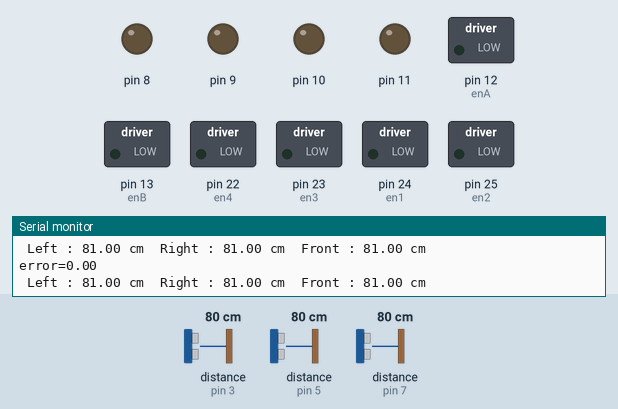
This sketch was run on a simulated Arduino Mega 2560, built with avr-gcc and run on an emulated ATmega2560. Parts: switched loads named in the sketch (green lamp = pin HIGH), output pins drawn as LEDs (lit = HIGH), the last lines printed to the serial monitor. Dashed ring = blinking. The inputs (shaded band) are chosen by the test bench; at power-on: distance to the obstacle (sensors on pin 3, pin 5, pin 7) 80 cm. The echo pulse lasts 58.3 µs per cm.

Above: at 1.2 s.
1.3 s: distance to the obstacle (sensor on pin 3) set to 18 cm
2.8 s: distance to the obstacle (sensor on pin 3) set to 15 cm
At 4.0 s:
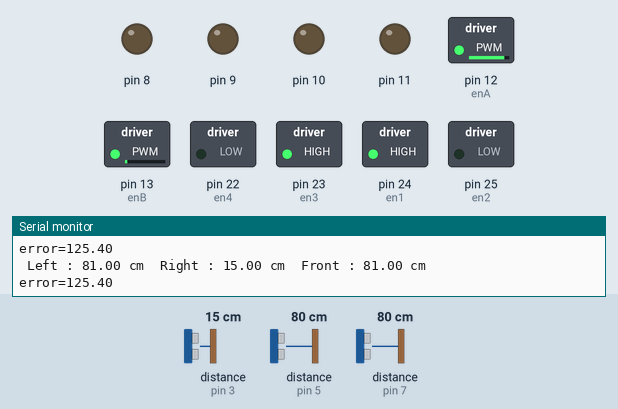
4.3 s: distance to the obstacle (sensor on pin 5) set to 35 cm
At 5.7 s:
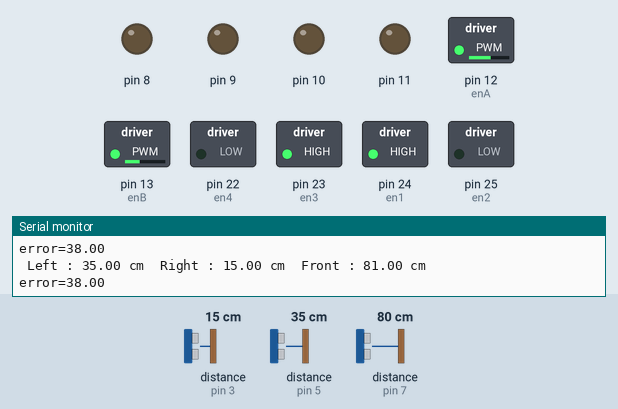
6.0 s: distance to the obstacle (sensor on pin 7) set to 13 cm
7.5 s: distance to the obstacle (sensor on pin 7) set to 10 cm
At 8.0 s:
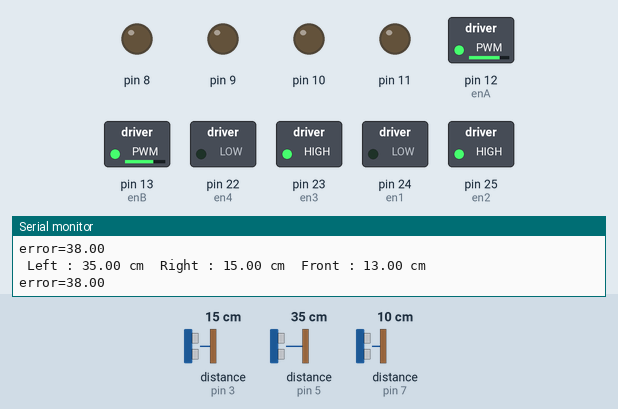
10.5 s: distance to the obstacle (sensor on pin 3) set to 35 cm
At 11.9 s:
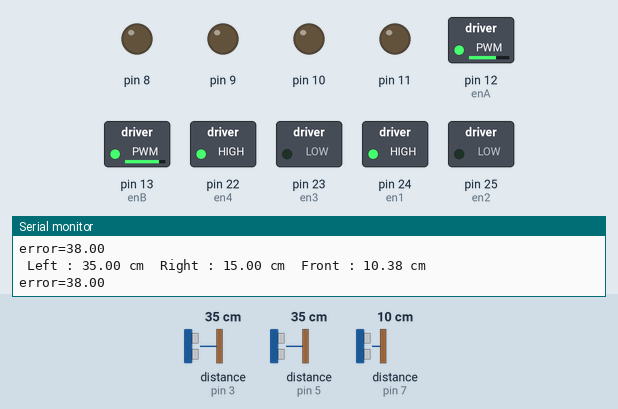
Timing chart, 0 to 14.5 s (numbered marks = the images above; inputs shaded):
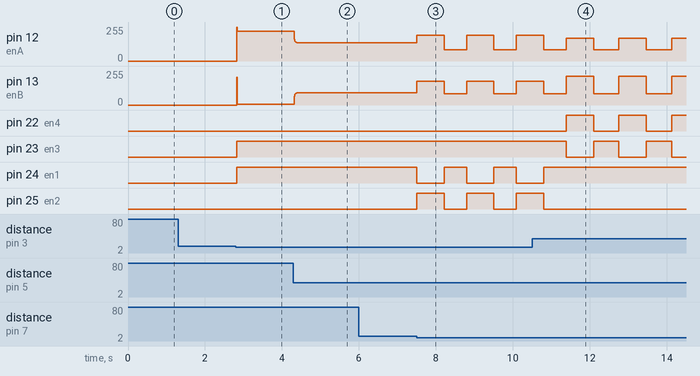

Measured:
- the behaviour switches between 16 and 15 cm on distance to the obstacle (sensor on pin 3) (found by bisection; images 0 and 1)
- the behaviour switches between 12 and 11 cm on distance to the obstacle (sensor on pin 7) (found by bisection; images 2 and 3)
- after the input at 2.8 s, pin 12 (enA): 0/255 → 225/255 at once; pin 13 (enB): 0/255 → 4/255 at once; pin 23 (en3), pin 24 (en1): LOW → HIGH at once
- after the input at 4.3 s, pin 12 (enA): 225/255 → 138/255 at once; pin 13 (enB): 4/255 → 91/255 at once, → 92/255 0.28 s later
- after the input at 7.5 s, pin 12 (enA): alternates 195/255 for 0.71 s and 85/255 for 0.58 s, starting at once; pin 13 (enB): alternates 180/255 for 0.71 s and 85/255 for 0.58 s, starting at once; pin 24 (en1): alternates HIGH for 0.58 s and LOW for 0.71 s, starting at once; pin 25 (en2): alternates HIGH for 0.71 s and LOW for 0.58 s, starting at once
- after the input at 10.5 s, pin 22 (en4): alternates HIGH for 0.71 s and LOW for 0.66 s, starting after 0.89 s; pin 23 (en3): alternates HIGH for 0.66 s and LOW for 0.71 s, starting after 0.89 s; pin 24 (en1): goes on until 10.8 s, then stays HIGH; pin 25 (en2): goes on until 10.8 s, then stays LOW

The sketch:

complete_pid.ino
```cpp
#include <NewPing.h>

#define TRIGGER_PINL  4 // Arduino pin tied to trigger pin on ping sensor.
#define ECHO_PINL     5  // Arduino pin tied to echo pin on ping sensor.

#define MAX_DISTANCE 200 // Maximum distance we want to ping for (in centimeters). Maximum sensor distance is rated at 400-500cm.

#define TRIGGER_PINF  6  // Arduino pin tied to trigger pin on ping sensor.
#define ECHO_PINF     7  // Arduino pin tied to echo pin on ping sensor.

#define TRIGGER_PINR  2  // Arduino pin tied to trigger pin on ping sensor.
#define ECHO_PINR     3  // Arduino pin tied to echo pin on ping sensor.


int dir;


#define STOP 100
#define FORWARD 101
#define BACKWARD 102
#define LEFT 103
#define RIGHT 104


float P = 1.5 ;
float D = 0.8 ;
float I = 0.4 ;
float oldErrorP = 0;
float totalError = 0;

int wall_threshold = 16;
int front_threshold = 12;

boolean frontwall ;
boolean leftwall ;
boolean rightwall ;


int en1 =  24; //l
int en2 = 25;

int en3 =  23;//r
int en4 =  22;

int enA =  12;   //r
int enB =  13;   //l

int baseSpeed = 90 ;

int RMS ;
int LMS ;


NewPing sonarLeft(TRIGGER_PINL, ECHO_PINL, MAX_DISTANCE); // NewPing setup of pins and maximum distance.
NewPing sonarRight(TRIGGER_PINR, ECHO_PINR, MAX_DISTANCE);
NewPing sonarFront(TRIGGER_PINF, ECHO_PINF, MAX_DISTANCE);

unsigned int pingSpeed = 30; // How frequently are we going to send out a ping (in milliseconds). 50ms would be 20 times a second.
unsigned long pingTimer;     // Holds the next ping time.


float oldLeftSensor, oldRightSensor, leftSensor, rightSensor, frontSensor, oldFrontSensor, lSensor, rSensor, fSensor;

//int TestNUM = 1  ;


void setup() {

  Serial.begin(115200); // Open serial monitor at 115200 baud to see ping results.


  for (int i = 8; i <= 13; i++) //For Motor Shield
    pinMode(i, OUTPUT);

  for (int i = 22; i <= 25; i++) //For Motor Shield
    pinMode(i, OUTPUT);
}

void loop() {


  //========================================START========================================//


  ReadSensors();

  walls();


  if (rightwall == false && frontwall == true) {
    pid_turnLeft(false);
  }

  else if (rightwall == true && frontwall == false ) {
    pid_forward();
  }

  else if (leftwall == false && rightwall == true && frontwall == true ) {
    pid_turnLeft(true) ;

  }
  /*else{
    analogWrite(enA,240);
    analogWrite(enB,230);
    digitalWrite(en1, HIGH);   // Left wheel forward
    digitalWrite(en2, LOW);
    digitalWrite(en3, LOW);  // Right wheel forward
    digitalWrite(en4, HIGH);
    delay(730);
    }*/


  // read sensors & print the result to the serial monitor //


  Serial.print(" Left : ");
  Serial.print(leftSensor);
  Serial.print(" cm ");
  Serial.print(" Right : ");
  Serial.print(rightSensor);
  Serial.print(" cm ");
  Serial.print(" Front : ");
  Serial.print(frontSensor);
  Serial.println(" cm ");

  //measure error & print the result to the serial monitor


  Serial.print("error=");
  Serial.println(totalError);
}

//--------------------------------- direction control ---------------------------------//

void setDirection(int dir) {

  if ( dir == FORWARD ) {
    digitalWrite(en1, HIGH);   // Left wheel forward
    digitalWrite(en2, LOW);
    digitalWrite(en3, HIGH);  // Right wheel forward
    digitalWrite(en4, LOW);
  }
  else if ( dir == LEFT ) {
    digitalWrite(en1, LOW);   // Left wheel forward
    digitalWrite(en2, HIGH);
    digitalWrite(en3, HIGH);  // Right wheel forward
    digitalWrite(en4, LOW);
  }
  else if ( dir == RIGHT ) {
    digitalWrite(en1, HIGH);   // Left wheel forward
    digitalWrite(en2, LOW);
    digitalWrite(en3, LOW);  // Right wheel forward
    digitalWrite(en4, HIGH);
  }
  else if ( dir == STOP ) {
    digitalWrite(en1, LOW);   // Left wheel forward
    digitalWrite(en2, LOW );
    digitalWrite(en3, LOW );  // Right wheel forward
    digitalWrite(en4, LOW);
  }
  else if ( dir == BACKWARD ) {
    digitalWrite(en1, LOW );   // Left wheel forward
    digitalWrite(en2, HIGH );
    digitalWrite(en3, LOW );  // Right wheel forward
    digitalWrite(en4, HIGH );
  }
}
//---------------------------------------------------------------------------//


//--------------------------------- Sensors ---------------------------------//

void ReadSensors() {

  //leftSensor = sonarLeft.ping_median(TestNUM);     //accurate but slow
  //rightSensor = sonarRight.ping_median(TestNUM);     //accurate but slow
  //frontSensor = sonarFront.ping_median(TestNUM);     //accurate but slow

  //leftSensor = sonarLeft.convert_cm(leftSensor);
  //rightSensor = sonarRight.convert_cm(rightSensor);
  //frontSensor = sonarFront.convert_cm(frontSensor);

  lSensor = sonarLeft.ping_cm(); //ping in cm
  rSensor = sonarRight.ping_cm();
  fSensor = sonarFront.ping_cm();


  leftSensor = (lSensor + oldLeftSensor) / 2; //average distance between old & new readings to make the change smoother
  rightSensor = (rSensor + oldRightSensor) / 2;
  frontSensor = (fSensor + oldFrontSensor) / 2;


  oldLeftSensor = leftSensor; // save old readings for movment
  oldRightSensor = rightSensor;
  oldFrontSensor = frontSensor;

}

//---------------------------------------------------------------------------//


//--------------------------------- control ---------------------------------//

void pid_forward() {
  float errorP= 0.0, errorD= 0.0, errorI= 0.0;

  if(leftSensor > rightSensor){
    errorP = leftSensor - rightSensor ;
  }

  if(leftSensor < rightSensor){
    errorP = rightSensor - leftSensor ;
  }
  errorD = errorP - oldErrorP;
  errorI = errorI + errorP ;

  totalError = P * errorP + D * errorD + I * errorI ;

  oldErrorP = errorP ;

  if(leftSensor > rightSensor){

   RMS = baseSpeed + totalError+10;
   LMS = baseSpeed -totalError+40;
   analogWrite(enA , RMS);
   analogWrite(enB , LMS);
  }

  if(leftSensor < rightSensor){
    RMS = baseSpeed - totalError ;
    LMS = baseSpeed + totalError+50 ;
    analogWrite(enA , RMS);
    analogWrite(enB , LMS);
  }
    setDirection(FORWARD);
}


//----------------------------- wall follow  control -------------------------------//

void pid_turnLeft( boolean left ) {

  if (left == true ) {
    RMS = 195;
    LMS = 180;
    analogWrite(enA , RMS);
    analogWrite(enB , LMS);
    setDirection(LEFT);
    delay(710);
    analogWrite(enA,85);
    analogWrite(enB,85);
    setDirection(FORWARD);
    delay(575);
   }

  else {
      RMS = 170;
      LMS = 215;
      analogWrite(enA , RMS);
      analogWrite(enB , LMS);
      setDirection(RIGHT);
      delay(710);
      analogWrite(enA, 85);
      analogWrite(enB, 85);
      setDirection(FORWARD);
      delay(650);
    }

}

//--------------------------- wall detection --------------------------------//

void walls() {


  if ( leftSensor < wall_threshold ) {
    leftwall = true ;
  }
  else {
    leftwall = false ;
  }


  if ( rightSensor < wall_threshold ) {
    rightwall = true ;
  }
  else {
    rightwall = false ;
  }

  if ( frontSensor < front_threshold ) {
    frontwall = true ;
  }
  else {
    frontwall = false ;
  }

}
```
